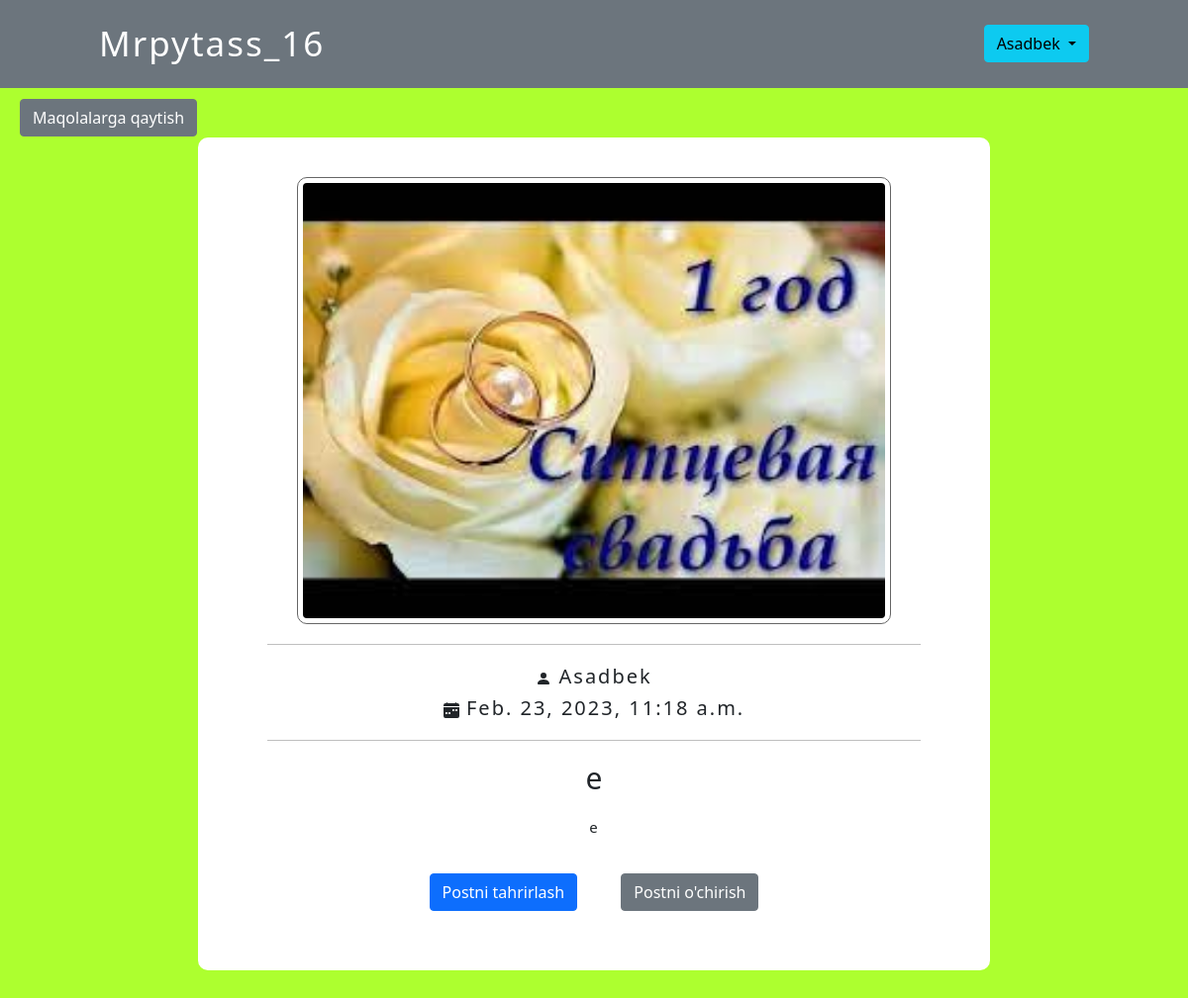
The page /articles/4/ (signed in) on the database its author committed.
### accounts/models.py (models this page shows)
class CostomUsers(AbstractUser):
    age = models.PositiveIntegerField(null=True, blank=True)
    birthYear = models.PositiveIntegerField(null=True, blank=True)
    living_country = models.CharField(max_length=100, null=True, blank=True)
    living_city = models.CharField(max_length=100, null=True, blank=True)

### articles/models.py (models this page shows, shortened)
class Articles(models.Model):
    Sarlovha = models.CharField(max_length=150)
    Qisqacha_Matn = models.CharField(max_length=200)
    Matn = models.TextField()
    Rasm = models.ImageField(upload_to='images/', blank=True)
    Vaqt = models.DateTimeField(auto_now_add=True)
    Mualliff = models.ForeignKey(
        get_user_model(),
        on_delete=models.CASCADE
    )

### articles/views.py (the view)
# urls.py: path('<int:pk>/', ArticleDetailView.as_view(), name='articleDetail'),
class ArticleDetailView(LoginRequiredMixin, DetailView):
    model = Articles
    template_name = 'detail.html'

### templates/detail.html (shortened to what this page needs)
{% extends 'base.html' %}
{% block content %}
    <div class="detailDiv">
        {% if object.Rasm %}
            <div class="detailDiv_image">
                <img src="{{ object.Rasm.url }}" alt="" width="600px">
            </div>
            <hr class="rule">
        {% endif %}
        <div class="objectInfo">
            <h5>
                <span>
                    <svg xmlns="http://www.w3.org/2000/svg" width="16" height="16" fill="currentColor" class="bi bi-person-fill" viewBox="0 0 16 16">
                        <path d="M3 14s-1 0-1-1 1-4 6-4 6 3 6 4-1 1-1 1H3Zm5-6a3 3 0 1 0 0-6 3 3 0 0 0 0 6Z"/>
                    </svg>
                </span>
                {{ object.Mualliff }}
            </h5>
            <h5>
                <span>
                </span>
                {{ object.Vaqt }}
            </h5>
        </div>
        <hr class="rule">
        <div class="textPart">
            <h2 class="title_page">{{ object.Sarlovha }}</h2>
            <p>{{object.Matn}}</p>
        </div>
        <div class="detailLinks">
            <a href="{% url 'updateObject' object.pk %}" class="btn btn-primary">Postni tahrirlash</a>
            <a href="{% url 'deleteObject' object.pk %}" class="btn btn-secondary">Postni o'chirish</a>
        </div>
        <a href="{% url 'articlesPage' %}" class="update_btn btn btn-secondary" >Maqolalarga qaytish</a>
    </div>
{% endblock content %}

### templates/base.html (shortened to what this page needs)
<!DOCTYPE html>
{% load static %}
<html lang="en">
    <head>
        <link href="https://cdn.jsdelivr.net/npm/bootstrap@5.0.2/dist/css/bootstrap.min.css" rel="stylesheet">
        <link rel="stylesheet" href="{% static 'css/main.css' %}">
    </head>
    <body>
        <nav class="navbar navbar-light bg-secondary nav_extra">
            <div class="container-fluid">
                <a class="title_nav" href="{% url 'home' %}"> Mrpytass_16 </a>
                {% if user.is_authenticated %}
                    <div class="btn-group">
                        <button type="button" class="btn btn-info dropdown-toggle" data-bs-toggle="dropdown" aria-expanded="false">
                            {{ user.username }}
                        </button>
                    </div>
              {% else %}
                  <div class="out_site">
                    <a href="{% url 'login' %}" class="btn btn-outline-warning">Kirish</a> | <a href="{% url 'signup' %}" class="btn btn-outline-info">Ro'yxatdan o'tish</a>
                  </div>
            </div>
            {% endif %}
          </nav>
        <div class="commit_templete">
            {% block content %}
            {% endblock content %}
        </div>
    </body>
</html>

### static/css/main.css (style rules this page uses)
.container-fluid { padding: 10px 100px; }
body { background-color:greenyellow; }
.title_nav { font-size: 35px; letter-spacing: 2px; font-weight: 400; color: white; text-decoration: none; }
.commit_templete { padding: 50px 200px; }
.title_page { text-align: center; font-size: 30px; font-weight: 400; margin: 20px; }
.nav_extra { position: sticky; top: 0px; width: 100%; z-index: 100; }
.detailDiv { background-color: #fff; text-align: center; padding: 40px 50px; border-radius: 10px; }
.detailDiv_image img { border: 1px solid #666; padding: 5px; border-radius: 10px; }
.rule { color: black; margin: 20px; }
.objectInfo h5 { font-weight: 400; letter-spacing: 2px; }
.textPart p { letter-spacing: 1px; font-size: 15px; }
.detailLinks a { text-decoration: none; margin: 20px; }
.update_btn { position: fixed; top: 100px; left: 20px; }

### rows shown on the page
CostomUsers: username "Asadbek"
Articles: Rasm (picture), Mualliff "Asadbek", Vaqt "Feb. 23, 2023, 11:18 a.m.", Sarlovha "e", Matn "e"
